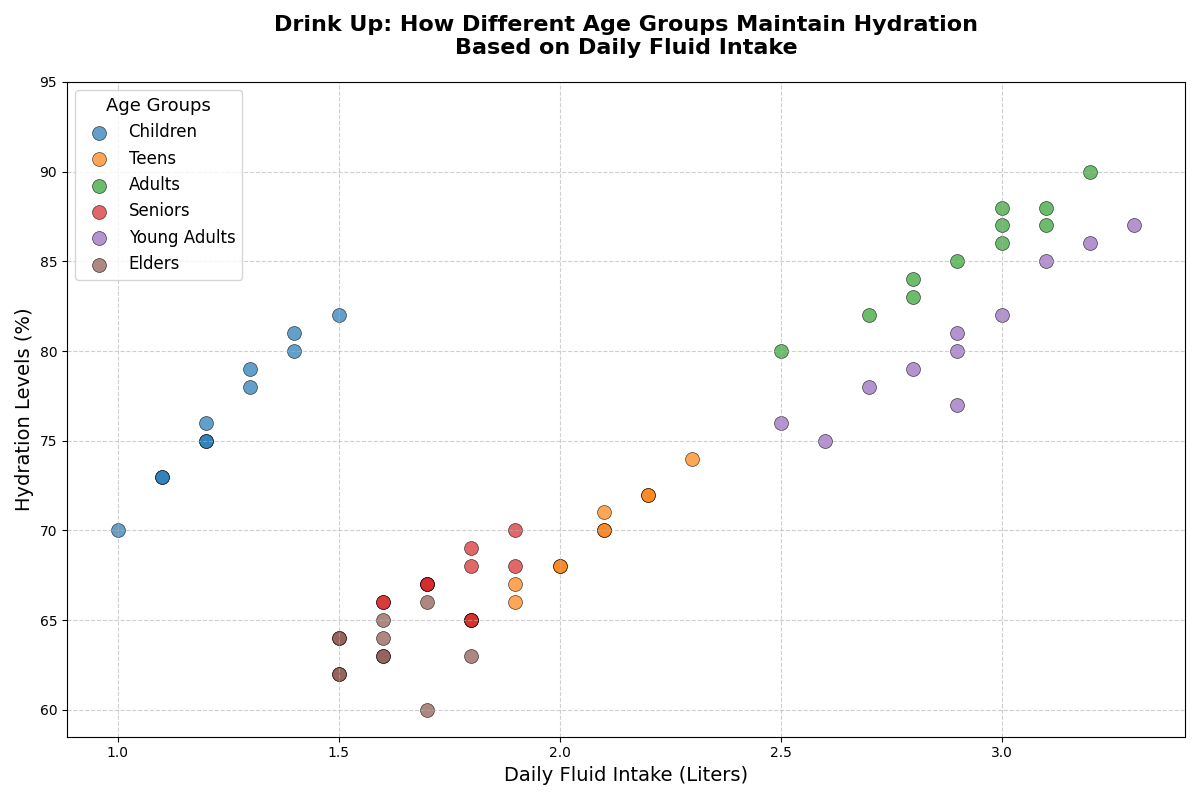

This chart was generated by the following Python code:
import matplotlib.pyplot as plt
import numpy as np

# Creating extended artificial data with additional groups
age_groups = ['Children', 'Teens', 'Adults', 'Seniors', 'Young Adults', 'Elders']
daily_fluid_intake_liters = {
    'Children': [1.0, 1.2, 1.1, 1.4, 1.3, 1.2, 1.1, 1.5, 1.2, 1.3, 1.4],
    'Teens': [1.8, 2.0, 1.9, 2.1, 2.2, 2.1, 2.3, 1.9, 2.0, 2.1, 2.2],
    'Adults': [2.5, 2.8, 2.7, 2.9, 3.0, 3.1, 3.0, 3.2, 2.8, 3.1, 3.0],
    'Seniors': [1.8, 1.9, 1.7, 1.6, 1.8, 1.7, 1.9, 1.8, 1.6, 1.7, 1.8],
    'Young Adults': [2.6, 2.9, 2.5, 2.7, 2.8, 2.9, 3.0, 3.1, 2.9, 3.3, 3.2],
    'Elders': [1.7, 1.8, 1.5, 1.6, 1.5, 1.6, 1.7, 1.5, 1.6, 1.5, 1.6]
}
hydration_levels = {
    'Children': [70, 75, 73, 80, 78, 75, 73, 82, 76, 79, 81],
    'Teens': [65, 68, 67, 70, 72, 71, 74, 66, 68, 70, 72],
    'Adults': [80, 83, 82, 85, 87, 88, 86, 90, 84, 87, 88],
    'Seniors': [65, 68, 67, 66, 65, 67, 70, 68, 66, 67, 69],
    'Young Adults': [75, 77, 76, 78, 79, 80, 82, 85, 81, 87, 86],
    'Elders': [60, 63, 62, 65, 64, 63, 66, 64, 63, 62, 64]
}

# Colors for different age groups
colors = ['tab:blue', 'tab:orange', 'tab:green', 'tab:red', 'tab:purple', 'tab:brown']

# Create the scatter plot
fig, ax = plt.subplots(figsize=(12, 8))

# Plot data for each age group
for age_group, color in zip(age_groups, colors):
    fluid_intake = daily_fluid_intake_liters[age_group]
    hydration = hydration_levels[age_group]
    ax.scatter(fluid_intake, hydration, color=color, alpha=0.7, edgecolors='black', linewidth=0.5, s=100, label=age_group)

# Title and labels
plt.title("Drink Up: How Different Age Groups Maintain Hydration\nBased on Daily Fluid Intake", fontsize=16, fontweight='bold', pad=20)
plt.xlabel("Daily Fluid Intake (Liters)", fontsize=14)
plt.ylabel("Hydration Levels (%)", fontsize=14)

# Customize ticks for better clarity
plt.xticks(np.arange(1.0, 3.5, 0.5))
plt.yticks(np.arange(60, 100, 5))

# Add grid for better readability
plt.grid(True, linestyle='--', alpha=0.6)

# Legends
plt.legend(title="Age Groups", fontsize=12, title_fontsize='13')

# Automatically adjust the layout to prevent overlapping
plt.tight_layout()

# Display the plot
plt.show()
